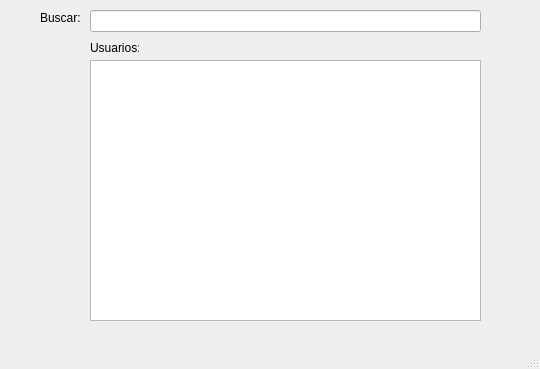
<?xml version="1.0" encoding="UTF-8"?>
<ui version="4.0">
 <class>UserSearch</class>
 <widget class="QMainWindow" name="UserSearch">
  <property name="geometry">
   <rect>
    <x>0</x>
    <y>0</y>
    <width>540</width>
    <height>369</height>
   </rect>
  </property>
  <property name="windowTitle">
   <string>Búsqueda de usuario</string>
  </property>
  <widget class="QWidget" name="centralwidget">
   <widget class="QLineEdit" name="lineEdit">
    <property name="geometry">
     <rect>
      <x>90</x>
      <y>10</y>
      <width>391</width>
      <height>22</height>
     </rect>
    </property>
   </widget>
   <widget class="QLabel" name="label">
    <property name="geometry">
     <rect>
      <x>40</x>
      <y>10</y>
      <width>49</width>
      <height>16</height>
     </rect>
    </property>
    <property name="text">
     <string>Buscar: </string>
    </property>
   </widget>
   <widget class="QLabel" name="label_2">
    <property name="geometry">
     <rect>
      <x>90</x>
      <y>40</y>
      <width>49</width>
      <height>16</height>
     </rect>
    </property>
    <property name="text">
     <string>Usuarios:</string>
    </property>
   </widget>
   <widget class="QListWidget" name="listWidget">
    <property name="geometry">
     <rect>
      <x>90</x>
      <y>60</y>
      <width>391</width>
      <height>261</height>
     </rect>
    </property>
   </widget>
  </widget>
  <widget class="QMenuBar" name="menubar">
   <property name="geometry">
    <rect>
     <x>0</x>
     <y>0</y>
     <width>540</width>
     <height>22</height>
    </rect>
   </property>
  </widget>
  <widget class="QStatusBar" name="statusbar"/>
 </widget>
 <resources/>
 <connections/>
</ui>
